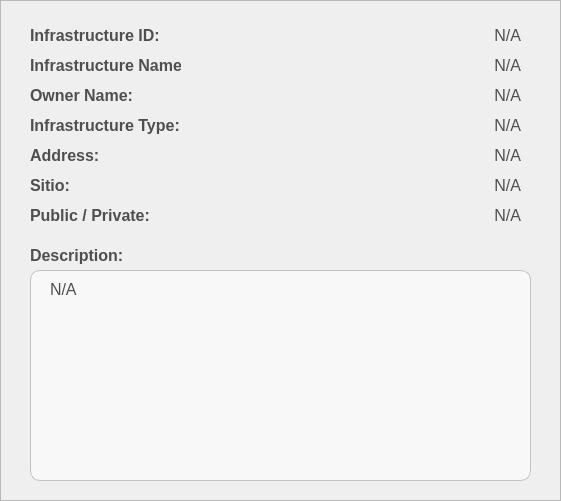
    <widget class="QFrame" name="basePopUpBodyFrame_3">
     <property name="geometry">
      <rect>
       <x>690</x>
       <y>70</y>
       <width>561</width>
       <height>501</height>
      </rect>
     </property>
     <property name="styleSheet">
      <string notr="true">#basePopUpBodyFrame_3 {
	background-color: rgb(247, 247, 247);
	border: 1px solid rgb(194, 194, 194);
	border-radius: 10px;
}</string>
     </property>
     <property name="frameShape">
      <enum>QFrame::Shape::StyledPanel</enum>
     </property>
     <property name="frameShadow">
      <enum>QFrame::Shadow::Raised</enum>
     </property>
     <widget class="QLabel" name="inst_labelInfraName">
      <property name="geometry">
       <rect>
        <x>30</x>
        <y>50</y>
        <width>151</width>
        <height>31</height>
       </rect>
      </property>
      <property name="font">
       <font>
        <family>Arial</family>
        <pointsize>12</pointsize>
        <bold>true</bold>
       </font>
      </property>
      <property name="styleSheet">
       <string notr="true">#inst_labelInfraName{
	background-color:transparent;
	color:#4f4f4f;
}</string>
      </property>
      <property name="text">
       <string>Infrastructure Name:</string>
      </property>
      <property name="alignment">
       <set>Qt::AlignmentFlag::AlignLeading|Qt::AlignmentFlag::AlignLeft|Qt::AlignmentFlag::AlignVCenter</set>
      </property>
     </widget>
     <widget class="QLabel" name="inst_labelInfraOwnerName">
      <property name="geometry">
       <rect>
        <x>30</x>
        <y>80</y>
        <width>151</width>
        <height>31</height>
       </rect>
      </property>
      <property name="font">
       <font>
        <family>Arial</family>
        <pointsize>12</pointsize>
        <bold>true</bold>
       </font>
      </property>
      <property name="styleSheet">
       <string notr="true">#inst_labelInfraOwnerName{
	background-color:transparent;
	color:#4f4f4f;
}</string>
      </property>
      <property name="text">
       <string>Owner Name:</string>
      </property>
      <property name="alignment">
       <set>Qt::AlignmentFlag::AlignLeading|Qt::AlignmentFlag::AlignLeft|Qt::AlignmentFlag::AlignVCenter</set>
      </property>
     </widget>
     <widget class="QLabel" name="inst_displayInfraName">
      <property name="geometry">
       <rect>
        <x>190</x>
        <y>50</y>
        <width>331</width>
        <height>31</height>
       </rect>
      </property>
      <property name="font">
       <font>
        <family>Arial</family>
        <pointsize>12</pointsize>
       </font>
      </property>
      <property name="styleSheet">
       <string notr="true">#inst_displayInfraName{
	background-color:transparent;
	color:#4f4f4f;
}</string>
      </property>
      <property name="text">
       <string>N/A</string>
      </property>
      <property name="alignment">
       <set>Qt::AlignmentFlag::AlignRight|Qt::AlignmentFlag::AlignTrailing|Qt::AlignmentFlag::AlignVCenter</set>
      </property>
     </widget>
     <widget class="QLabel" name="inst_displayInfraOwnerName">
      <property name="geometry">
       <rect>
        <x>190</x>
        <y>80</y>
        <width>331</width>
        <height>31</height>
       </rect>
      </property>
      <property name="font">
       <font>
        <family>Arial</family>
        <pointsize>12</pointsize>
       </font>
      </property>
      <property name="styleSheet">
       <string notr="true">#inst_displayInfraOwnerName{
	background-color:transparent;
	color:#4f4f4f;
}</string>
      </property>
      <property name="text">
       <string>N/A</string>
      </property>
      <property name="alignment">
       <set>Qt::AlignmentFlag::AlignRight|Qt::AlignmentFlag::AlignTrailing|Qt::AlignmentFlag::AlignVCenter</set>
      </property>
     </widget>
     <widget class="QLabel" name="inst_displayInfraType">
      <property name="geometry">
       <rect>
        <x>190</x>
        <y>110</y>
        <width>331</width>
        <height>31</height>
       </rect>
      </property>
      <property name="font">
       <font>
        <family>Arial</family>
        <pointsize>12</pointsize>
       </font>
      </property>
      <property name="styleSheet">
       <string notr="true">#inst_displayInfraType{
	background-color:transparent;
	color:#4f4f4f;
}</string>
      </property>
      <property name="text">
       <string>N/A</string>
      </property>
      <property name="alignment">
       <set>Qt::AlignmentFlag::AlignRight|Qt::AlignmentFlag::AlignTrailing|Qt::AlignmentFlag::AlignVCenter</set>
      </property>
     </widget>
     <widget class="QLabel" name="inst_labelInfraType">
      <property name="geometry">
       <rect>
        <x>30</x>
        <y>110</y>
        <width>151</width>
        <height>31</height>
       </rect>
      </property>
      <property name="font">
       <font>
        <family>Arial</family>
        <pointsize>12</pointsize>
        <bold>true</bold>
       </font>
      </property>
      <property name="styleSheet">
       <string notr="true">#inst_labelInfraType{
	background-color:transparent;
	color:#4f4f4f;
}</string>
      </property>
      <property name="text">
       <string>Infrastructure Type:</string>
      </property>
      <property name="alignment">
       <set>Qt::AlignmentFlag::AlignLeading|Qt::AlignmentFlag::AlignLeft|Qt::AlignmentFlag::AlignVCenter</set>
      </property>
     </widget>
     <widget class="QLabel" name="inst_displayInfraID">
      <property name="geometry">
       <rect>
        <x>190</x>
        <y>20</y>
        <width>331</width>
        <height>31</height>
       </rect>
      </property>
      <property name="font">
       <font>
        <family>Arial</family>
        <pointsize>12</pointsize>
       </font>
      </property>
      <property name="styleSheet">
       <string notr="true">#inst_displayInfraID{
	background-color:transparent;
	color:#4f4f4f;
}</string>
      </property>
      <property name="text">
       <string>N/A</string>
      </property>
      <property name="alignment">
       <set>Qt::AlignmentFlag::AlignRight|Qt::AlignmentFlag::AlignTrailing|Qt::AlignmentFlag::AlignVCenter</set>
      </property>
     </widget>
     <widget class="QLabel" name="inst_labelInfraID">
      <property name="geometry">
       <rect>
        <x>30</x>
        <y>20</y>
        <width>151</width>
        <height>31</height>
       </rect>
      </property>
      <property name="font">
       <font>
        <family>Arial</family>
        <pointsize>12</pointsize>
        <bold>true</bold>
       </font>
      </property>
      <property name="styleSheet">
       <string notr="true">#inst_labelInfraID{
	background-color:transparent;
	color:#4f4f4f;
}</string>
      </property>
      <property name="text">
       <string>Infrastructure ID:</string>
      </property>
      <property name="alignment">
       <set>Qt::AlignmentFlag::AlignLeading|Qt::AlignmentFlag::AlignLeft|Qt::AlignmentFlag::AlignVCenter</set>
      </property>
     </widget>
     <widget class="QLabel" name="inst_labelInfraAddress">
      <property name="geometry">
       <rect>
        <x>30</x>
        <y>140</y>
        <width>151</width>
        <height>31</height>
       </rect>
      </property>
      <property name="font">
       <font>
        <family>Arial</family>
        <pointsize>12</pointsize>
        <bold>true</bold>
       </font>
      </property>
      <property name="styleSheet">
       <string notr="true">#inst_labelInfraAddress{
	background-color:transparent;
	color:#4f4f4f;
}</string>
      </property>
      <property name="text">
       <string>Address:</string>
      </property>
      <property name="alignment">
       <set>Qt::AlignmentFlag::AlignLeading|Qt::AlignmentFlag::AlignLeft|Qt::AlignmentFlag::AlignVCenter</set>
      </property>
     </widget>
     <widget class="QLabel" name="inst_displayInfraAddress">
      <property name="geometry">
       <rect>
        <x>110</x>
        <y>140</y>
        <width>411</width>
        <height>31</height>
       </rect>
      </property>
      <property name="font">
       <font>
        <family>Arial</family>
        <pointsize>12</pointsize>
       </font>
      </property>
      <property name="styleSheet">
       <string notr="true">#inst_displayInfraAddress{
	background-color:transparent;
	color:#4f4f4f;
}</string>
      </property>
      <property name="text">
       <string>N/A</string>
      </property>
      <property name="alignment">
       <set>Qt::AlignmentFlag::AlignRight|Qt::AlignmentFlag::AlignTrailing|Qt::AlignmentFlag::AlignVCenter</set>
      </property>
     </widget>
     <widget class="QLabel" name="inst_labelInfraDescription">
      <property name="geometry">
       <rect>
        <x>30</x>
        <y>240</y>
        <width>151</width>
        <height>31</height>
       </rect>
      </property>
      <property name="font">
       <font>
        <family>Arial</family>
        <pointsize>12</pointsize>
        <bold>true</bold>
       </font>
      </property>
      <property name="styleSheet">
       <string notr="true">#inst_labelInfraDescription{
	background-color:transparent;
	color:#4f4f4f;
}</string>
      </property>
      <property name="text">
       <string>Description:</string>
      </property>
      <property name="alignment">
       <set>Qt::AlignmentFlag::AlignLeading|Qt::AlignmentFlag::AlignLeft|Qt::AlignmentFlag::AlignVCenter</set>
      </property>
     </widget>
     <widget class="QFrame" name="basePopUpBodyFrame_Desc">
      <property name="geometry">
       <rect>
        <x>30</x>
        <y>270</y>
        <width>501</width>
        <height>211</height>
       </rect>
      </property>
      <property name="styleSheet">
       <string notr="true">#basePopUpBodyFrame_Desc {
	background-color: rgb(248, 248, 248);
	border: 1px solid rgb(194, 194, 194);
	border-radius: 10px;
}</string>
      </property>
      <property name="frameShape">
       <enum>QFrame::Shape::StyledPanel</enum>
      </property>
      <property name="frameShadow">
       <enum>QFrame::Shadow::Raised</enum>
      </property>
      <widget class="QLabel" name="inst_InfraDescription">
       <property name="geometry">
        <rect>
         <x>20</x>
         <y>10</y>
         <width>461</width>
         <height>191</height>
        </rect>
       </property>
       <property name="font">
        <font>
         <family>Arial</family>
         <pointsize>12</pointsize>
        </font>
       </property>
       <property name="styleSheet">
        <string notr="true">#inst_InfraDescription{
	background-color:transparent;
	color:#4f4f4f;
}</string>
       </property>
       <property name="text">
        <string>N/A</string>
       </property>
       <property name="alignment">
        <set>Qt::AlignmentFlag::AlignLeading|Qt::AlignmentFlag::AlignLeft|Qt::AlignmentFlag::AlignTop</set>
       </property>
      </widget>
     </widget>
     <widget class="QLabel" name="inst_displayInfraPP">
      <property name="geometry">
       <rect>
        <x>110</x>
        <y>200</y>
        <width>411</width>
        <height>31</height>
       </rect>
      </property>
      <property name="font">
       <font>
        <family>Arial</family>
        <pointsize>12</pointsize>
       </font>
      </property>
      <property name="styleSheet">
       <string notr="true">#inst_displayInfraPP{
	background-color:transparent;
	color:#4f4f4f;
}</string>
      </property>
      <property name="text">
       <string>N/A</string>
      </property>
      <property name="alignment">
       <set>Qt::AlignmentFlag::AlignRight|Qt::AlignmentFlag::AlignTrailing|Qt::AlignmentFlag::AlignVCenter</set>
      </property>
     </widget>
     <widget class="QLabel" name="inst_labelInfraPP">
      <property name="geometry">
       <rect>
        <x>30</x>
        <y>200</y>
        <width>151</width>
        <height>31</height>
       </rect>
      </property>
      <property name="font">
       <font>
        <family>Arial</family>
        <pointsize>12</pointsize>
        <bold>true</bold>
       </font>
      </property>
      <property name="styleSheet">
       <string notr="true">#inst_labelInfraPP{
	background-color:transparent;
	color:#4f4f4f;
}</string>
      </property>
      <property name="text">
       <string>Public / Private:</string>
      </property>
      <property name="alignment">
       <set>Qt::AlignmentFlag::AlignLeading|Qt::AlignmentFlag::AlignLeft|Qt::AlignmentFlag::AlignVCenter</set>
      </property>
     </widget>
     <widget class="QLabel" name="inst_displayInfraSitio">
      <property name="geometry">
       <rect>
        <x>110</x>
        <y>170</y>
        <width>411</width>
        <height>31</height>
       </rect>
      </property>
      <property name="font">
       <font>
        <family>Arial</family>
        <pointsize>12</pointsize>
       </font>
      </property>
      <property name="styleSheet">
       <string notr="true">#inst_displayInfraSitio{
	background-color:transparent;
	color:#4f4f4f;
}</string>
      </property>
      <property name="text">
       <string>N/A</string>
      </property>
      <property name="alignment">
       <set>Qt::AlignmentFlag::AlignRight|Qt::AlignmentFlag::AlignTrailing|Qt::AlignmentFlag::AlignVCenter</set>
      </property>
     </widget>
     <widget class="QLabel" name="inst_labelInfraSitio">
      <property name="geometry">
       <rect>
        <x>30</x>
        <y>170</y>
        <width>151</width>
        <height>31</height>
       </rect>
      </property>
      <property name="font">
       <font>
        <family>Arial</family>
        <pointsize>12</pointsize>
        <bold>true</bold>
       </font>
      </property>
      <property name="styleSheet">
       <string notr="true">#inst_labelInfraSitio{
	background-color:transparent;
	color:#4f4f4f;
}</string>
      </property>
      <property name="text">
       <string>Sitio:</string>
      </property>
      <property name="alignment">
       <set>Qt::AlignmentFlag::AlignLeading|Qt::AlignmentFlag::AlignLeft|Qt::AlignmentFlag::AlignVCenter</set>
      </property>
     </widget>
    </widget>
